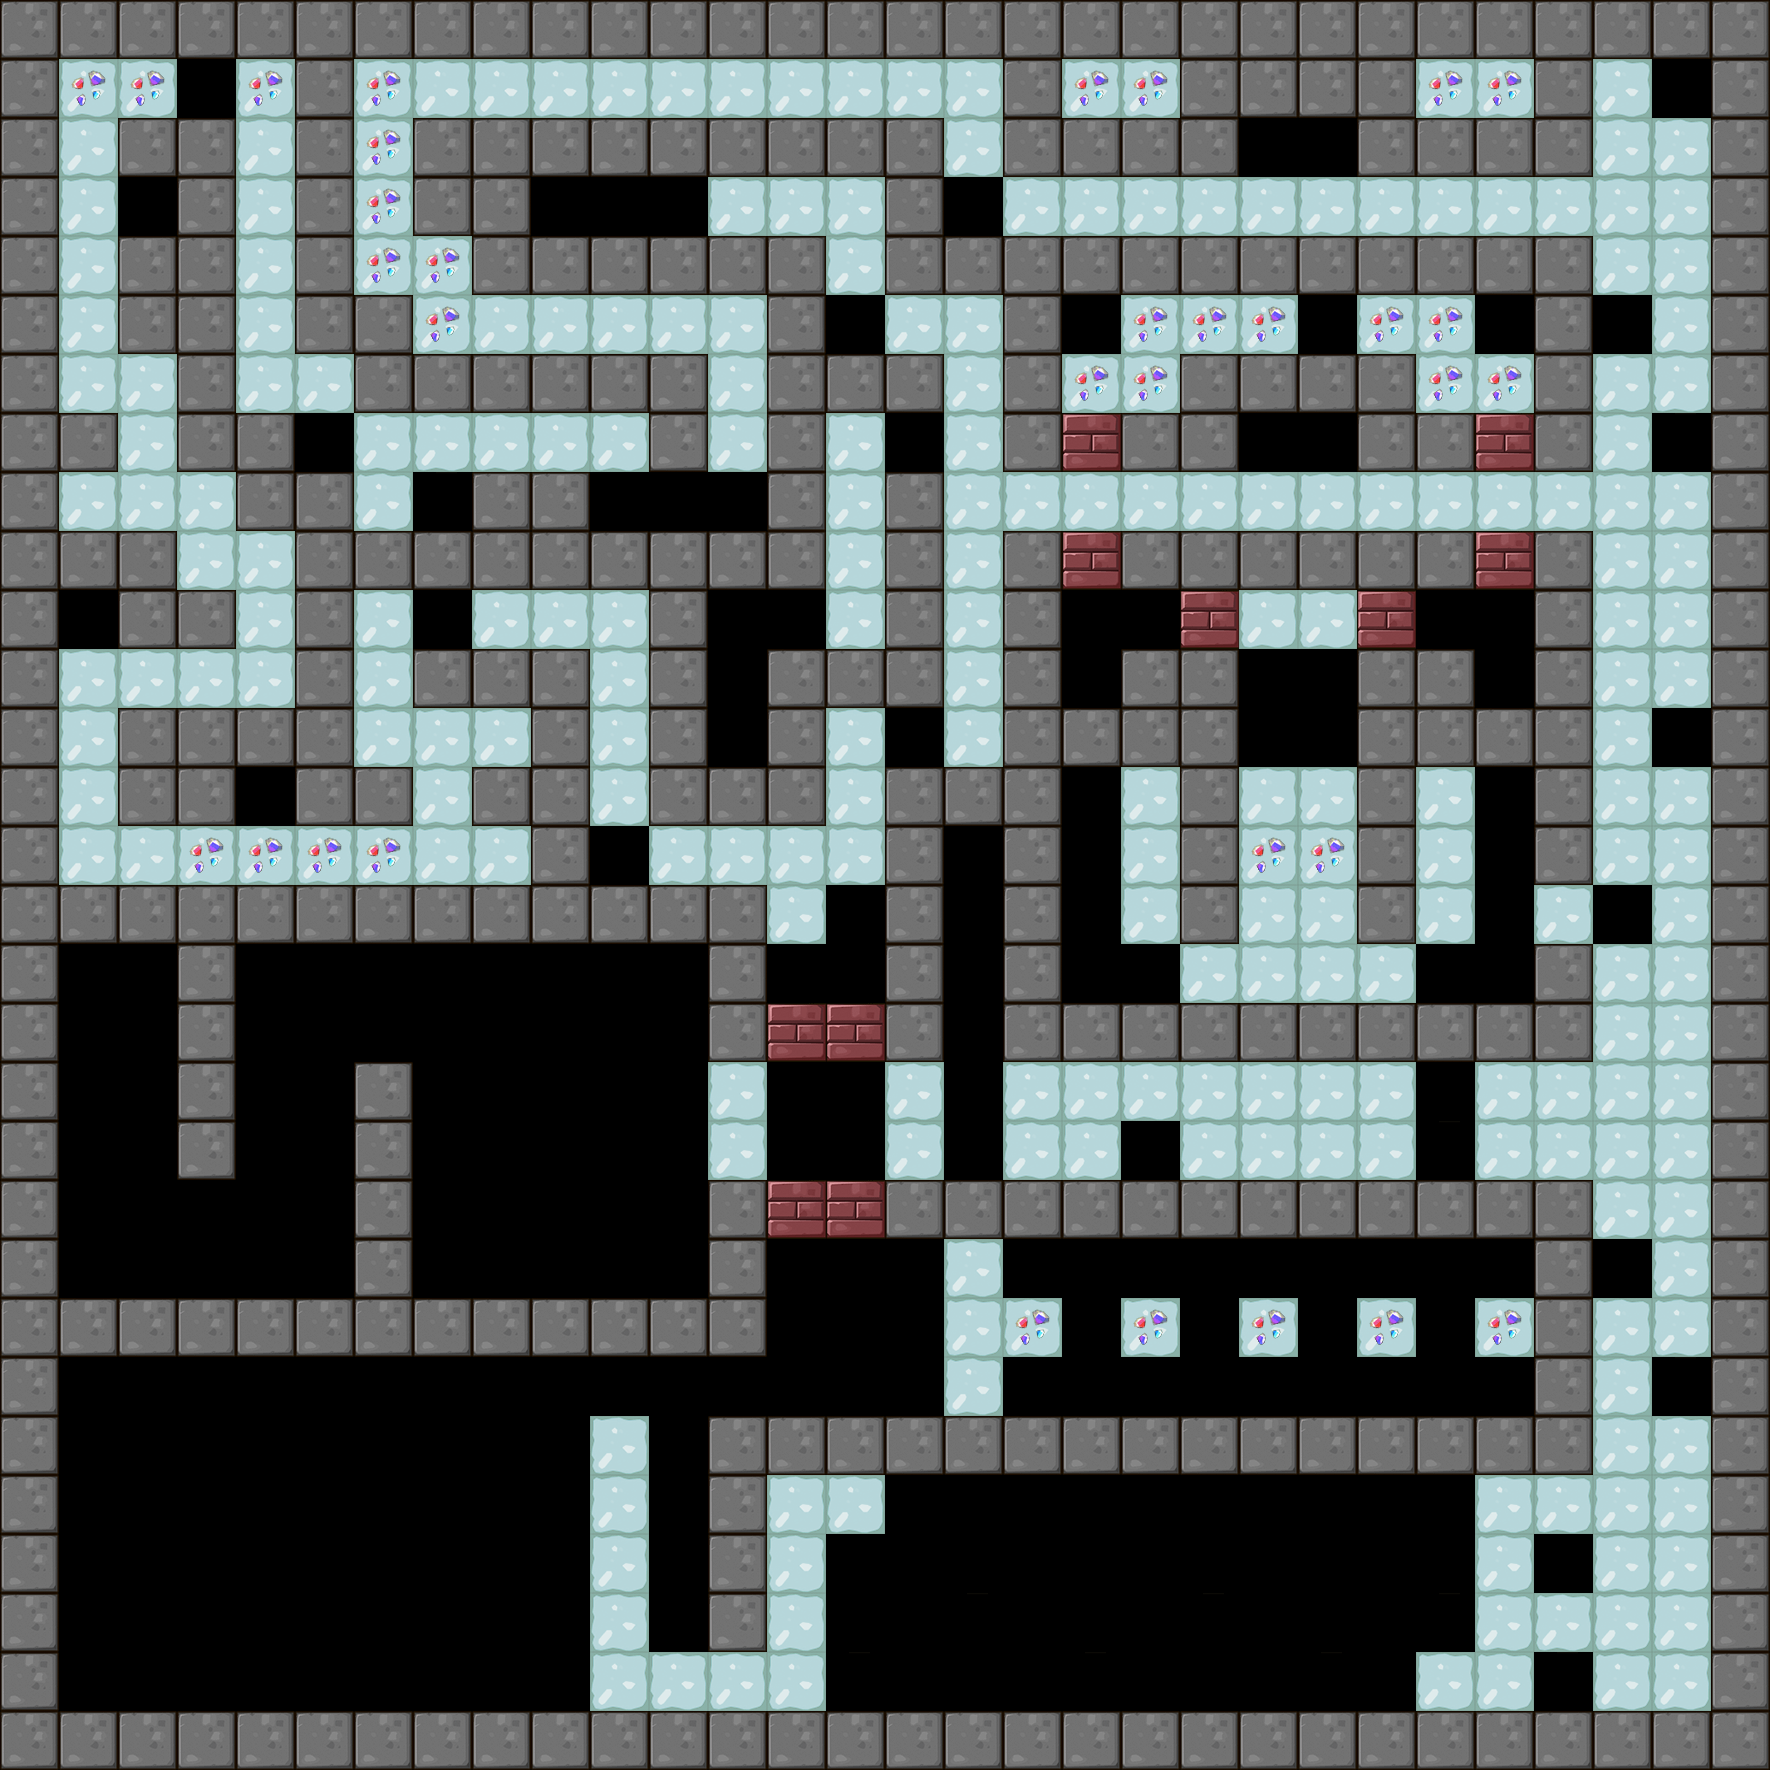

Tiled map render using the project's own tile images. Description and the map definition, with tile-layer contents summarised, below:
An orthogonal 30x30 tile map with 59x59 px tiles, 1 tile layer (BackGround) and 21 objects (14x Shipper, 5x Roller, Player, Tracker).

<map version="1.0" orientation="orthogonal" renderorder="right-down" width="30" height="30" tilewidth="59" tileheight="59">
 <tileset firstgid="1" name="itemmap" tilewidth="59" tileheight="59">
  <image source="tileset2.png" trans="ff00ff" width="354" height="354" />
 </tileset>
 <layer name="BackGround" width="30" height="30">
  <data>[900 cells, 754 non-empty, 14 distinct tile ids]</data>
 </layer>
 <objectgroup name="RobotCharacter">
  <object name="Player" x="479.055" y="1127.92" width="40" height="40" />
 </objectgroup>
 <objectgroup name="EnemyCharacter">
  <object name="Shipper" type="Shipper" x="65" y="1075.75" width="40" height="40" />
  <object name="Shipper" type="Shipper" x="124.919" y="955.154" width="40" height="40" />
  <object name="Shipper" type="Shipper" x="303.111" y="1248.57" width="40" height="40" />
  <object name="Tracker" type="Tracker" x="951.75" y="835.5" width="40" height="40" />
  <object name="Shipper" type="Shipper" x="127.548" y="1074.87" width="40" height="40" />
  <object name="Shipper" type="Shipper" x="65.7831" y="955.563" width="40" height="40" />
  <object name="Roller" type="Roller" x="363.696" y="955.563" width="40" height="40" />
  <object name="Shipper" type="Shipper" x="187.022" y="1598.2" width="40" height="40" />
  <object name="Shipper" type="Shipper" x="540.88" y="1479.56" width="40" height="40" />
  <object name="Shipper" type="Shipper" x="127.79" y="1249.29" width="40" height="40" />
  <object name="Shipper" type="Shipper" x="542.563" y="1658.37" width="40" height="40" />
  <object name="Roller" type="Roller" x="418" y="1369.75" width="40" height="40" />
  <object name="Shipper" type="Shipper" x="537.226" y="1247" width="40" height="40" />
  <object name="Roller" type="Roller" x="243.735" y="954.79" width="40" height="40" />
  <object name="Shipper" type="Shipper" x="368.75" y="1489.75" width="40" height="40" />
  <object name="Roller" type="Roller" x="478.725" y="953.55" width="40" height="40" />
  <object name="Shipper" type="Shipper" x="779.873" y="955.143" width="40" height="40" />
  <object name="Shipper" type="Shipper" x="1071.46" y="778.279" width="40" height="40" />
  <object name="Shipper" type="Shipper" x="1480.96" y="775.092" width="40" height="40" />
  <object name="Roller" type="Roller" x="180.765" y="1367.83" width="40" height="40" />
 </objectgroup>
</map>
